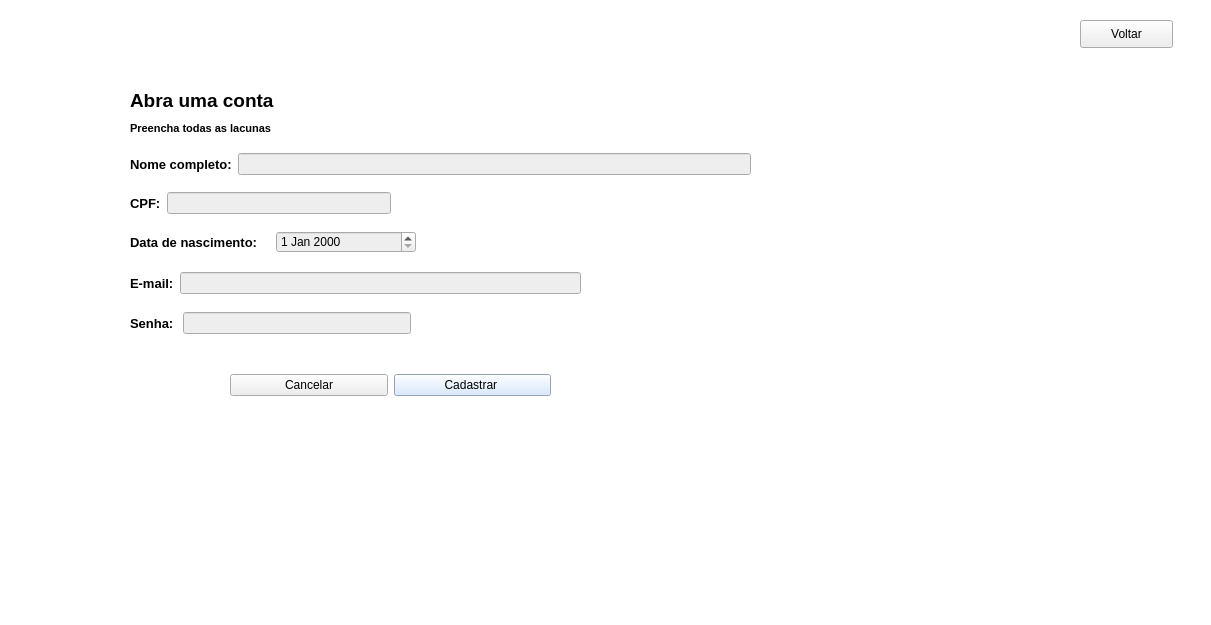
<?xml version="1.0" encoding="UTF-8"?>
<ui version="4.0">
 <class>MainWindow</class>
 <widget class="QMainWindow" name="MainWindow">
  <property name="geometry">
   <rect>
    <x>0</x>
    <y>0</y>
    <width>1211</width>
    <height>625</height>
   </rect>
  </property>
  <property name="windowTitle">
   <string>MainWindow</string>
  </property>
  <property name="styleSheet">
   <string notr="true">background-color: rgb(255, 255, 255);</string>
  </property>
  <widget class="QWidget" name="centralwidget">
   <widget class="QWidget" name="widget" native="true">
    <property name="geometry">
     <rect>
      <x>720</x>
      <y>270</y>
      <width>471</width>
      <height>301</height>
     </rect>
    </property>
    <widget class="QLabel" name="label">
     <property name="geometry">
      <rect>
       <x>-20</x>
       <y>-130</y>
       <width>461</width>
       <height>421</height>
      </rect>
     </property>
     <property name="text">
      <string/>
     </property>
     <property name="pixmap">
      <pixmap>../imagens/foto2.jpg</pixmap>
     </property>
    </widget>
   </widget>
   <widget class="QPushButton" name="pushButton_voltar">
    <property name="geometry">
     <rect>
      <x>1080</x>
      <y>20</y>
      <width>93</width>
      <height>28</height>
     </rect>
    </property>
    <property name="styleSheet">
     <string notr="true">background-color: rgb(238, 238, 238);</string>
    </property>
    <property name="text">
     <string>Voltar</string>
    </property>
   </widget>
   <widget class="QLabel" name="label_3">
    <property name="geometry">
     <rect>
      <x>130</x>
      <y>80</y>
      <width>211</width>
      <height>41</height>
     </rect>
    </property>
    <property name="font">
     <font>
      <pointsize>14</pointsize>
      <weight>75</weight>
      <bold>true</bold>
     </font>
    </property>
    <property name="text">
     <string>Abra uma conta</string>
    </property>
   </widget>
   <widget class="QLabel" name="label_4">
    <property name="geometry">
     <rect>
      <x>130</x>
      <y>120</y>
      <width>211</width>
      <height>16</height>
     </rect>
    </property>
    <property name="font">
     <font>
      <pointsize>8</pointsize>
      <weight>75</weight>
      <bold>true</bold>
     </font>
    </property>
    <property name="styleSheet">
     <string notr="true"/>
    </property>
    <property name="text">
     <string>Preencha todas as lacunas </string>
    </property>
   </widget>
   <widget class="QWidget" name="layoutWidget">
    <property name="geometry">
     <rect>
      <x>130</x>
      <y>150</y>
      <width>621</width>
      <height>29</height>
     </rect>
    </property>
    <layout class="QHBoxLayout" name="horizontalLayout">
     <item>
      <widget class="QLabel" name="label_nome">
       <property name="font">
        <font>
         <pointsize>10</pointsize>
         <weight>75</weight>
         <bold>true</bold>
        </font>
       </property>
       <property name="text">
        <string>Nome completo:</string>
       </property>
      </widget>
     </item>
     <item>
      <widget class="QLineEdit" name="lineEdit_nome">
       <property name="font">
        <font>
         <pointsize>9</pointsize>
        </font>
       </property>
       <property name="styleSheet">
        <string notr="true">background-color: rgb(238, 238, 238);</string>
       </property>
      </widget>
     </item>
    </layout>
   </widget>
   <widget class="QWidget" name="layoutWidget">
    <property name="geometry">
     <rect>
      <x>130</x>
      <y>190</y>
      <width>261</width>
      <height>26</height>
     </rect>
    </property>
    <layout class="QHBoxLayout" name="horizontalLayout_2">
     <item>
      <widget class="QLabel" name="label_cpf">
       <property name="font">
        <font>
         <pointsize>10</pointsize>
         <weight>75</weight>
         <bold>true</bold>
        </font>
       </property>
       <property name="text">
        <string>CPF:</string>
       </property>
      </widget>
     </item>
     <item>
      <widget class="QLineEdit" name="lineEdit_cpf">
       <property name="font">
        <font>
         <pointsize>9</pointsize>
        </font>
       </property>
       <property name="styleSheet">
        <string notr="true">background-color: rgb(238, 238, 238);</string>
       </property>
      </widget>
     </item>
    </layout>
   </widget>
   <widget class="QWidget" name="layoutWidget">
    <property name="geometry">
     <rect>
      <x>130</x>
      <y>270</y>
      <width>451</width>
      <height>26</height>
     </rect>
    </property>
    <layout class="QHBoxLayout" name="horizontalLayout_3">
     <item>
      <widget class="QLabel" name="label_email">
       <property name="font">
        <font>
         <pointsize>10</pointsize>
         <weight>75</weight>
         <bold>true</bold>
        </font>
       </property>
       <property name="text">
        <string>E-mail:</string>
       </property>
      </widget>
     </item>
     <item>
      <widget class="QLineEdit" name="lineEdit_email">
       <property name="font">
        <font>
         <pointsize>9</pointsize>
        </font>
       </property>
       <property name="styleSheet">
        <string notr="true">background-color: rgb(238, 238, 238);</string>
       </property>
      </widget>
     </item>
    </layout>
   </widget>
   <widget class="QWidget" name="layoutWidget">
    <property name="geometry">
     <rect>
      <x>130</x>
      <y>310</y>
      <width>281</width>
      <height>26</height>
     </rect>
    </property>
    <layout class="QHBoxLayout" name="horizontalLayout_4">
     <item>
      <widget class="QLabel" name="label_senha">
       <property name="font">
        <font>
         <pointsize>10</pointsize>
         <weight>75</weight>
         <bold>true</bold>
        </font>
       </property>
       <property name="text">
        <string>Senha: </string>
       </property>
      </widget>
     </item>
     <item>
      <widget class="QLineEdit" name="lineEdit_senha">
       <property name="font">
        <font>
         <pointsize>9</pointsize>
        </font>
       </property>
       <property name="styleSheet">
        <string notr="true">background-color: rgb(238, 238, 238);</string>
       </property>
      </widget>
     </item>
    </layout>
   </widget>
   <widget class="QWidget" name="layoutWidget">
    <property name="geometry">
     <rect>
      <x>130</x>
      <y>230</y>
      <width>286</width>
      <height>24</height>
     </rect>
    </property>
    <layout class="QHBoxLayout" name="horizontalLayout_6">
     <item>
      <widget class="QLabel" name="label_2">
       <property name="font">
        <font>
         <pointsize>10</pointsize>
         <weight>75</weight>
         <bold>true</bold>
        </font>
       </property>
       <property name="text">
        <string>Data de nascimento:</string>
       </property>
      </widget>
     </item>
     <item>
      <widget class="QDateEdit" name="dateEdit_nasci">
       <property name="font">
        <font>
         <pointsize>9</pointsize>
        </font>
       </property>
       <property name="styleSheet">
        <string notr="true">background-color: rgb(238, 238, 238);</string>
       </property>
      </widget>
     </item>
    </layout>
   </widget>
   <widget class="QWidget" name="layoutWidget">
    <property name="geometry">
     <rect>
      <x>230</x>
      <y>370</y>
      <width>321</width>
      <height>31</height>
     </rect>
    </property>
    <layout class="QHBoxLayout" name="horizontalLayout_7">
     <item>
      <widget class="QPushButton" name="pushButton_cancelar">
       <property name="styleSheet">
        <string notr="true">background-color: rgb(238, 238, 238);</string>
       </property>
       <property name="text">
        <string>Cancelar</string>
       </property>
      </widget>
     </item>
     <item>
      <widget class="QPushButton" name="pushButton_cadastrar">
       <property name="styleSheet">
        <string notr="true">background-color: rgb(206, 228, 255);</string>
       </property>
       <property name="text">
        <string>Cadastrar </string>
       </property>
      </widget>
     </item>
    </layout>
   </widget>
  </widget>
  <widget class="QMenuBar" name="menubar">
   <property name="geometry">
    <rect>
     <x>0</x>
     <y>0</y>
     <width>1211</width>
     <height>26</height>
    </rect>
   </property>
  </widget>
  <widget class="QStatusBar" name="statusbar"/>
 </widget>
 <resources/>
 <connections/>
</ui>
